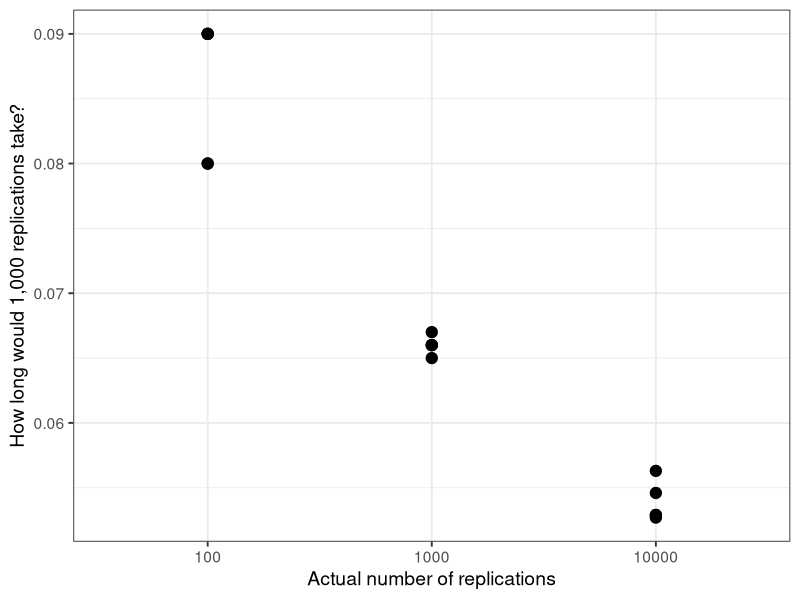
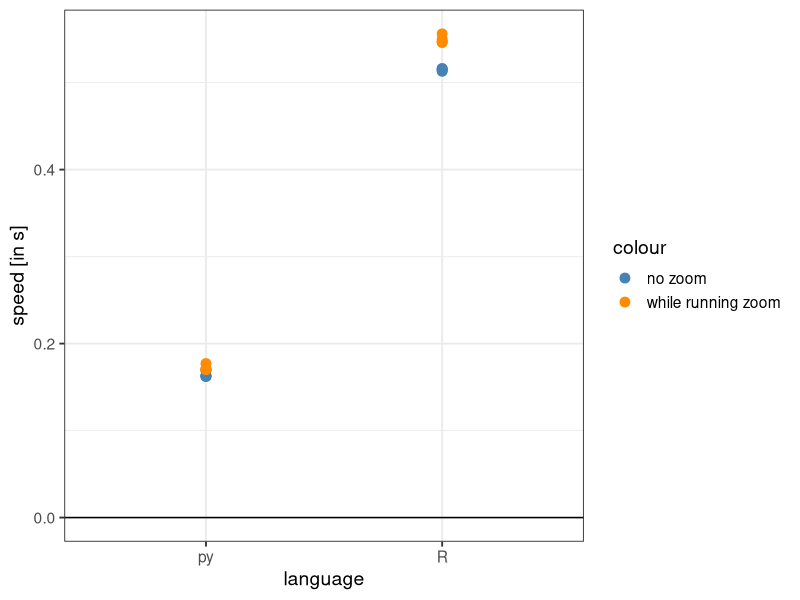

These charts were generated, in order, by the following R code:
## ---- chunk 1
library(dplyr)
eval <- read.csv("../data/timing-mbp.csv")
eval %>% mutate(run=1:5) %>% select(run, replications,"R [in s]"=elapsed, "python [in s]"=py) 
  
## ---- chunk 2
library(ggplot2)
eval_ns <- read.csv("../data/timing-mbp-ns.csv")
eval_ns %>% filter(replications != 10) %>% ggplot(aes(x = factor(replications), y = elapsed/replications*1000)) +
  geom_point(size = 3.5) + ylab("How long would 1,000 replications take?") + xlab("Actual number of replications") +
  theme_bw(base_size = 14)
## ---- chunk 3
library(tidyr)
eval_zoom <- read.csv("../data/timing-mbp-zoom.csv")
eval_long <- eval %>% select("R" = elapsed, py, replications) %>%
  pivot_longer(-replications, values_to = "speed [in s]", names_to="language")

eval_zoom %>% select("R" = elapsed, py, replications) %>%
  pivot_longer(-replications, values_to = "speed [in s]", names_to="language") %>%
  ggplot(aes(x = language, y = `speed [in s]`)) +
  geom_point(size = 3, aes(colour = "no zoom"), data = eval_long) + 
  geom_point(size = 3, aes(colour = "while running zoom")) + ylim(c(0,NA)) + 
  geom_hline(yintercept=0) + 
  scale_colour_manual(values = c("steelblue", "darkorange")) +
  theme_bw(base_size = 14)
## ---- chunk 4
x <- 1:9
matrix(x, ncol=3)
